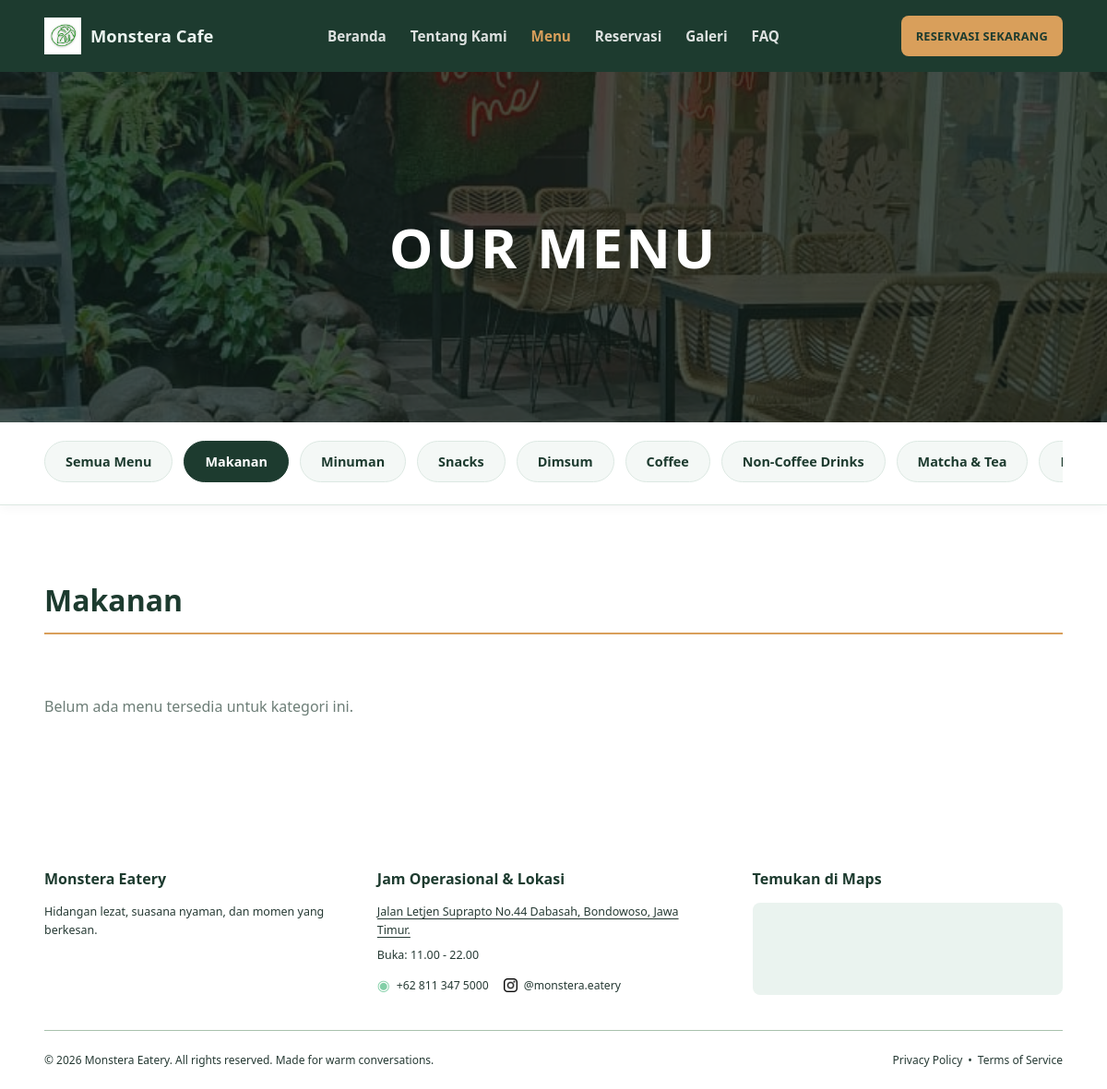
/menu.php?kategori=1, run on the app's committed database.
### tables this page shows
CREATE TABLE `kategori_menu` (
  `id_kategori` int NOT NULL,
  `parent_id` int DEFAULT NULL,
  `nama_kategori` varchar(50) NOT NULL,
  `gambar` varchar(255) DEFAULT NULL,
  `created_at` timestamp NULL DEFAULT CURRENT_TIMESTAMP
);

### menu.php (the view, shortened to what this page needs)
<?php
require_once "config/database.php";
$query_kategori = mysqli_query($conn, "SELECT * FROM kategori_menu");
$id_kategori_aktif = isset($_GET['kategori']) ? intval($_GET['kategori']) : 0;
if ($id_kategori_aktif > 0) {
    $query_menu = mysqli_query($conn, "SELECT * FROM menu WHERE id_kategori = $id_kategori_aktif");
    $q_kat_aktif = mysqli_query($conn, "SELECT * FROM kategori_menu WHERE id_kategori = $id_kategori_aktif");
    $data_kat = mysqli_fetch_assoc($q_kat_aktif);
    $nama_kategori_aktif = $data_kat ? $data_kat['nama_kategori'] : "Menu";
} else {
    $query_menu = mysqli_query($conn, "SELECT * FROM menu");
}
?>
<!DOCTYPE html>
<html lang="id">
<head>
    <link rel="stylesheet" href="assets/style.css">
</head>
<body>
    <?php include "includes/navbar.php"; ?>
    <header class="menu-banner">
        <div class="menu-banner-overlay"></div>
        <img src="assets/reservasi.jpeg" alt="Our Menu Monstera" class="menu-banner-img">
        <div class="menu-banner-content">
            <h1>OUR MENU</h1>
        </div>
    </header>
    <div class="category-filter-bar">
        <div class="container filter-scroll">
            <a href="menu.php" class="filter-btn <?= ($id_kategori_aktif == 0) ? 'active' : ''; ?>">Semua Menu</a>
            <?php while ($kat = mysqli_fetch_assoc($query_kategori)): ?>
                <a href="menu.php?kategori=<?= $kat['id_kategori']; ?>"
                    class="filter-btn <?= ($id_kategori_aktif == $kat['id_kategori']) ? 'active' : ''; ?>">
                    <?= htmlspecialchars($kat['nama_kategori']); ?>
                </a>
            <?php endwhile; ?>
        </div>
    </div>
    <main class="menu-main-section">
        <div class="container">
            <?php if ($id_kategori_aktif == 0): ?>
                <div class="section-heading-menu">
                    <h2>Main Dishes & Special Selections</h2>
                    <div class="menu-divider"></div>
                </div>
                <div class="grid menu-grid-cards">
                    <?php
                    $query_list_menu = mysqli_query($conn, "SELECT kategori_menu.*, (SELECT gambar FROM menu WHERE menu.id_kategori = kategori_menu.id_kategori LIMIT 1) as gambar FROM kategori_menu");
                    while ($m = mysqli_fetch_assoc($query_list_menu)):
                    ?>
                        <article class="card menu-category-card">
                            <?php if (!empty($m['gambar'])): ?>
                                <img src="uploads/menu/<?= htmlspecialchars($m['gambar']); ?>" alt="<?= htmlspecialchars($m['nama_kategori']); ?>" class="menu-card-img">
                            <?php else: ?>
                                <div class="menu-card-img no-image" style="display:flex; align-items:center; justify-content:center; color:#6d7e77;">Tidak ada gambar</div>
                            <?php endif; ?>
                            <div class="menu-card-body">
                                <h3><?= htmlspecialchars($m['nama_kategori']); ?></h3>
                                <a href="menu.php?kategori=<?= $m['id_kategori']; ?>" class="link-selengkapnya">Lihat Selengkapnya &rsaquo;</a>
                            </div>
                        </article>
                    <?php endwhile; ?>
                </div>
            <?php else: ?>
                <div class="menu-sub-section">
                    <h2 class="sub-category-title"><?= htmlspecialchars($nama_kategori_aktif); ?></h2>
                    <div class="menu-divider"></div>
                    <div class="menu-list-vertical">
                        <?php if (mysqli_num_rows($query_menu) > 0): ?>
                            <?php while ($item = mysqli_fetch_assoc($query_menu)): ?>
                                <div class="menu-item-row">
                                    <div class="menu-item-info">
                                        <h4><?= htmlspecialchars($item['nama_menu']); ?></h4>
                                        <p><?= htmlspecialchars($item['deskripsi'] ?? ''); ?></p>
                                    </div>
                                    <div class="menu-item-price">
                                        <span>Rp <?= number_format($item['harga'], 0, ',', '.'); ?></span>
                                    </div>
                                </div>
                            <?php endwhile; ?>
                        <?php else: ?>
                            <p style="color: var(--muted); padding: 20px 0;">Belum ada menu tersedia untuk kategori ini.</p>
                        <?php endif; ?>
                    </div>
                </div>
            <?php endif; ?>
        </div>
    </main>
    <?php include "includes/footer.php"; ?>
</body>
</html>

### includes/navbar.php (shortened to what this page needs)
<?php
$currentPage = basename($_SERVER['PHP_SELF']);
$navLinks = [
    'index.php'     => 'Beranda',
    'tentang_kami.php'   => 'Tentang Kami',
    'menu.php'      => 'Menu',
    'reservasi.php' => 'Reservasi',
    'galeri.php'    => 'Galeri',
    'faq.php'       => 'FAQ',
];
?>
<nav class="navbar">
    <div class="container navbar-container">
        <a class="brand" href="index.php">
            <img src="assets/logo.png" alt="" class="brand-logo">
            Monstera Cafe
        </a>
        <div class="nav-menu" id="navMenu">
            <div class="nav-links">
                <?php foreach ($navLinks as $file => $label): ?>
                    <a href="<?= $file; ?>" class="<?= $currentPage === $file ? 'active' : ''; ?>">
                        <?= $label; ?>
                    </a>
                <?php endforeach; ?>
            </div>
            <a href="reservasi.php" class="btn btn-accent nav-cta">Reservasi Sekarang</a>
        </div>
    </div>
</nav>

### includes/footer.php (shortened to what this page needs)
<footer class="site-footer">
    <div class="container">
        <div class="footer-main">
            <div class="footer-brand">
                <a href="index.php" class="footer-logo">
                    <span>Monstera Eatery</span>
                </a>
                <p>
                    Hidangan lezat, suasana nyaman, dan
                    momen yang berkesan.
                </p>
            </div>
            <div class="footer-info">
                <h3>Jam Operasional &amp; Lokasi</h3>
                <p>
                    <a
                        href="https://www.google.com/maps/search/?api=1&query=Cafe+Monstera+Bondowoso"
                        target="_blank"
                        rel="noopener noreferrer">
                        Jalan Letjen Suprapto No.44 Dabasah,
                        Bondowoso, Jawa Timur.
                    </a>
                </p>
                <p>Buka: 11.00 - 22.00</p>
                <div class="footer-contact">
                    <a href="https://wa.me/628113475000"
                       target="_blank"
                       rel="noopener noreferrer">
                        <span class="footer-contact-icon">◉</span>
                        +62 811 347 5000
                    </a>
                    <a href="https://www.instagram.com/monstera.eatery/"
                       target="_blank"
                       rel="noopener noreferrer">
                        <img
                            src="assets/instagram/instagram.png"
                            alt=""
                            class="footer-instagram-icon">
                        @monstera.eatery
                    </a>
                </div>
            </div>
            <div class="footer-map">
                <h3>Temukan di Maps</h3>
                <a
                    href="https://www.google.com/maps/search/?api=1&query=Cafe+Monstera+Bondowoso"
                    target="_blank"
                    rel="noopener noreferrer"
                    class="footer-map-link">
                    <iframe
                        src="https://maps.google.com/maps?q=Cafe%20Monstera%20Bondowoso&t=&z=14&ie=UTF8&iwloc=&output=embed"
                        title="Lokasi Cafe Monstera"
                        loading="lazy"
>
                    </iframe>
                </a>
            </div>
        </div>
        <div class="footer-bottom">
            <p>
                © 2026 Monstera Eatery. All rights reserved.
                Made for warm conversations.
            </p>
            <div class="footer-legal">
                <a href="privacy.php">Privacy Policy</a>
                <span>•</span>
                <a href="terms.php">Terms of Service</a>
            </div>
        </div>
    </div>
</footer>

### data on the page
kategori_menu: nama_kategori "Makanan"
kategori_menu: nama_kategori "Minuman"
kategori_menu: nama_kategori "Snacks"
kategori_menu: nama_kategori "Dimsum"
kategori_menu: nama_kategori "Coffee"
kategori_menu: nama_kategori "Non-Coffee Drinks"
kategori_menu: nama_kategori "Matcha & Tea"

### other printed values
$label "Beranda"
$label "Tentang Kami"
$label "Menu"
$label "Reservasi"
$label "Galeri"
$label "FAQ"
